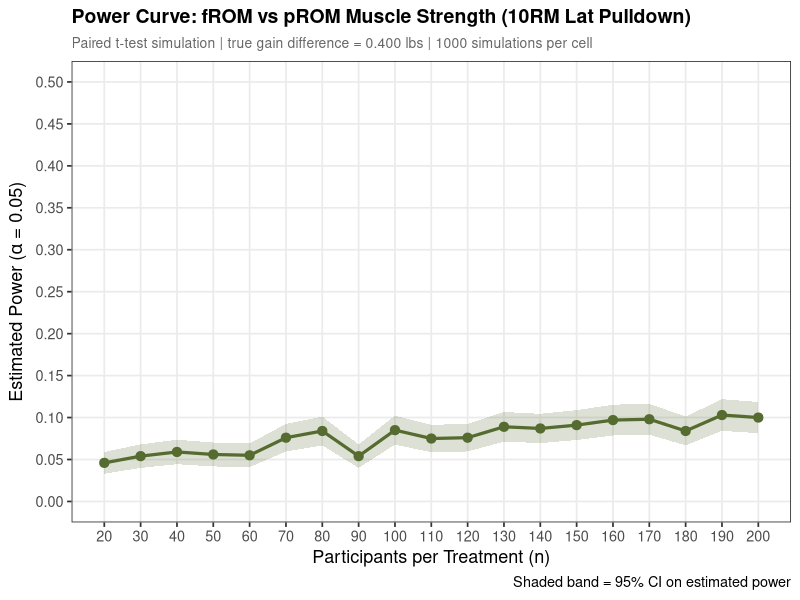
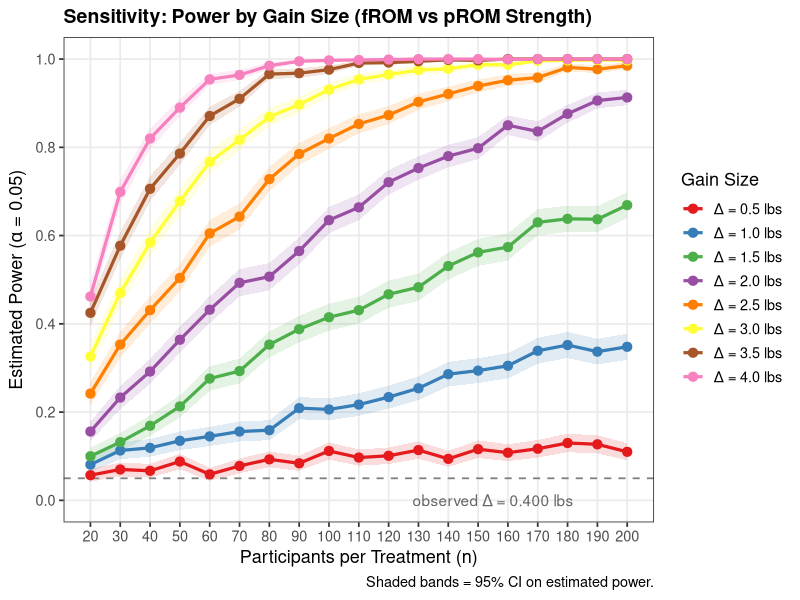

The R source for these figures, in order:
library(ggplot2)
library(dplyr)

set.seed(261)

# EMPIRICAL PARAMETERS
# Design: within-person crossover (bilateral lat pulldown)
#
# Outcome: 10RM load change (Post – Pre) in lbs, per arm per condition
#   Paired t-test: t = 0.328, p = 0.744  (n = 50 participants)

mu_fROM      <- 5.300   # mean 10RM change for fROM arm (lbs)
mu_pROM      <- 4.900   # mean 10RM change for pROM arm (lbs)
true_effect  <- mu_fROM - mu_pROM

# Within-person SD of the paired difference — the key variance for paired test
sigma_within <- 8.621

n_vec  <- seq(20, 200, by = 10)
n_sim  <- 1000
alpha  <- 0.05

# =============================================================================
# SIMULATION FUNCTION
simulate_power <- function(n, n_sim, true_effect, sigma_within, alpha) {
  reject <- logical(n_sim)
  for (s in seq_len(n_sim)) {
    # Simulate n paired differences
    d         <- rnorm(n, mean = true_effect, sd = sigma_within)
    p_val     <- t.test(d, mu = 0)$p.value
    reject[s] <- p_val < alpha
  }
  mean(reject)
}

# =============================================================================
# POWER CURVE (observed effect = 0.400 lbs)

results <- data.frame(n_per_group = n_vec, power = NA_real_, se = NA_real_)

for (i in seq_len(nrow(results))) {
  n  <- results$n_per_group[i]
  pw <- simulate_power(n, n_sim, true_effect, sigma_within, alpha)
  results$power[i] <- pw
  results$se[i]    <- sqrt(pw * (1 - pw) / n_sim)
}

print(results)

p1 <- ggplot(results, aes(x = n_per_group, y = power)) +
  geom_ribbon(aes(ymin = power - 1.96 * se,
                  ymax = power + 1.96 * se),
              alpha = 0.2, fill = "darkolivegreen") +
  geom_line(color = "darkolivegreen", linewidth = 1.1) +
  geom_point(color = "darkolivegreen", size = 2.8) +
  scale_x_continuous(breaks = n_vec,
                     name = "Participants per Treatment (n)") +
  scale_y_continuous(limits = c(0, 0.5), breaks = seq(0, 0.5, 0.05),
                     name = expression("Estimated Power (" * alpha * " = 0.05)")) +
  labs(
    title    = "Power Curve: fROM vs pROM Muscle Strength (10RM Lat Pulldown)",
    subtitle = sprintf(
      "Paired t-test simulation | true gain difference = %.3f lbs | %d simulations per cell",
      true_effect, n_sim),
    caption  = "Shaded band = 95% CI on estimated power"
  ) +
  theme_bw(base_size = 13) +
  theme(
    plot.title       = element_text(face = "bold", size = 14),
    plot.subtitle    = element_text(size = 10, color = "grey40"),
    panel.grid.minor = element_blank()
  )
print(p1)

# Comments: True effect of 0.400 lbs is essentially indistinguishable from zero. 
# Power stays near nominal α = 5% regardless
# of n, producing a flat line just like the muscle-thickness analysis.

# =============================================================================
# SENSITIVITY: VARY EFFECT SIZE
# The observed effect (0.400 lbs) is trivially small relative to within-person noise.
# From the paper, a 0.5-4 lbs difference in 10RM is considered
# practically meaningful for lat pulldown. We sweep 0.5-4 lbs to show where
# studies become adequately powered.

effect_sizes <- seq(0.5, 4.0, by = 0.5)  # lbs difference

sens <- expand.grid(n_per_group = n_vec, true_effect = effect_sizes)
sens$power    <- NA_real_
sens$se       <- NA_real_
sens$cohen_d  <- round(sens$true_effect / sigma_within, 3)

for (i in seq_len(nrow(sens))) {
  n  <- sens$n_per_group[i]
  te <- sens$true_effect[i]
  pw <- simulate_power(n, n_sim, te, sigma_within, alpha)
  sens$power[i] <- pw
  sens$se[i]    <- sqrt(pw * (1 - pw) / n_sim)
}

sens$effect_label <- factor(
  sens$true_effect,
  levels = effect_sizes,
  labels = sprintf("\u0394 = %.1f lbs", effect_sizes)
)

p2 <- ggplot(sens,
             aes(x = n_per_group, y = power,
                 color = effect_label, group = effect_label)) +
  geom_ribbon(aes(ymin = power - 1.96 * se,
                  ymax = power + 1.96 * se,
                  fill  = effect_label),
              alpha = 0.15, color = NA) +
  geom_line(linewidth = 1.1) +
  geom_hline(yintercept = alpha, linetype = "dashed",
             color = "grey50", linewidth = 0.6) +
  annotate("text", x = 155, y = 0.05 - alpha,
           label = sprintf("observed \u0394 = 0.400 lbs"), color = "grey40") +
  geom_point(size = 2.8) +
  scale_color_brewer(palette = "Set1", name = "Gain Size") +
  scale_fill_brewer(palette  = "Set1", guide  = "none") +
  scale_x_continuous(breaks = n_vec,
                     name = "Participants per Treatment (n)") +
  scale_y_continuous(limits = c(0, 1), breaks = seq(0, 1, 0.20),
                     name = expression("Estimated Power (" * alpha * " = 0.05)")) +
  labs(
    title   = "Sensitivity: Power by Gain Size (fROM vs pROM Strength)",
    caption = "Shaded bands = 95% CI on estimated power."
  ) +
  theme_bw(base_size = 13) +
  theme(
    plot.title       = element_text(face = "bold", size = 14),
    plot.subtitle    = element_text(size = 10, color = "grey40"),
    legend.position  = "right",
    panel.grid.minor = element_blank()
  )
print(p2)

# =============================================================================
# SUMMARY TABLES

cat("\nPRIMARY POWER TABLE (observed effect = 0.400 lbs)n")
print(
  results |>
    mutate(cohen_d = round(true_effect / sigma_within, 3),
           true_effect = true_effect,
           power = round(power, 3),
           se    = round(se, 3)) |>
    select(n_per_group, power, se)
)

cat("\nSENSITIVITY TABLE (effect size x n)n")
print(
  sens |>
    select(n_per_group, true_effect, cohen_d, power, se) |>
    mutate(power = round(power, 3), se = round(se, 3)) |>
    arrange(true_effect, n_per_group)
)

# =============================================================================
# INTERPRETATION
# =============================================================================
# Wolf et al. used n = 25 per condition (50 total, bilateral design).
# The observed strength difference between fROM and pROM (0.400 lbs) yields
# Cohen's d ≈ 0.046 — far below any curve in the sensitivity plot.
# Even at n = 200, power for the observed effect remains near 5% (chance level).
#
# This mirrors the muscle-thickness finding: the study is severely underpowered
# to detect the small (if any) strength difference actually present.
# A Bayesian approach is better suited here — the posterior can characterise
# the near-zero effect with credible intervals, rather than simply failing to
# reject H₀ with very low power.
